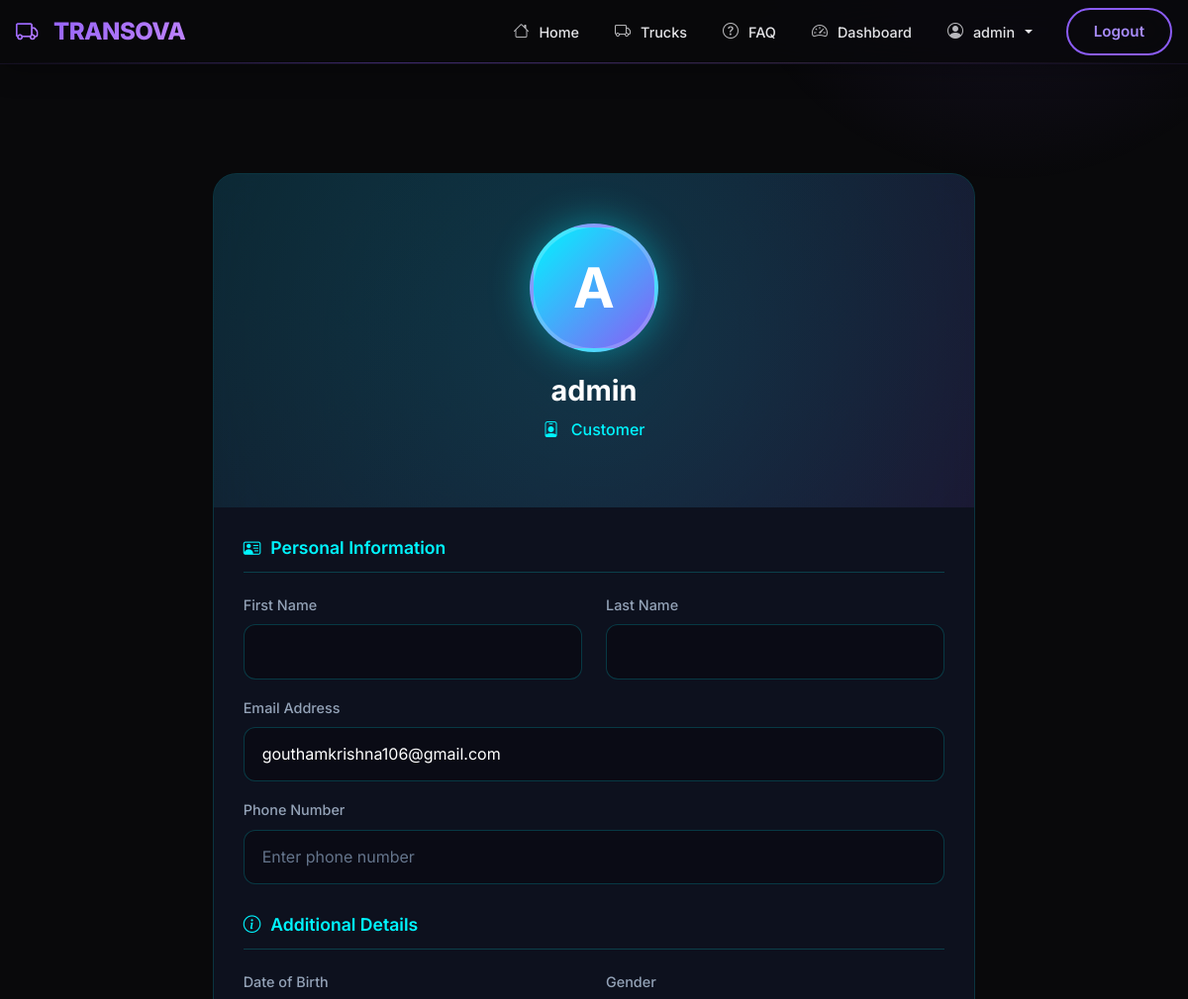
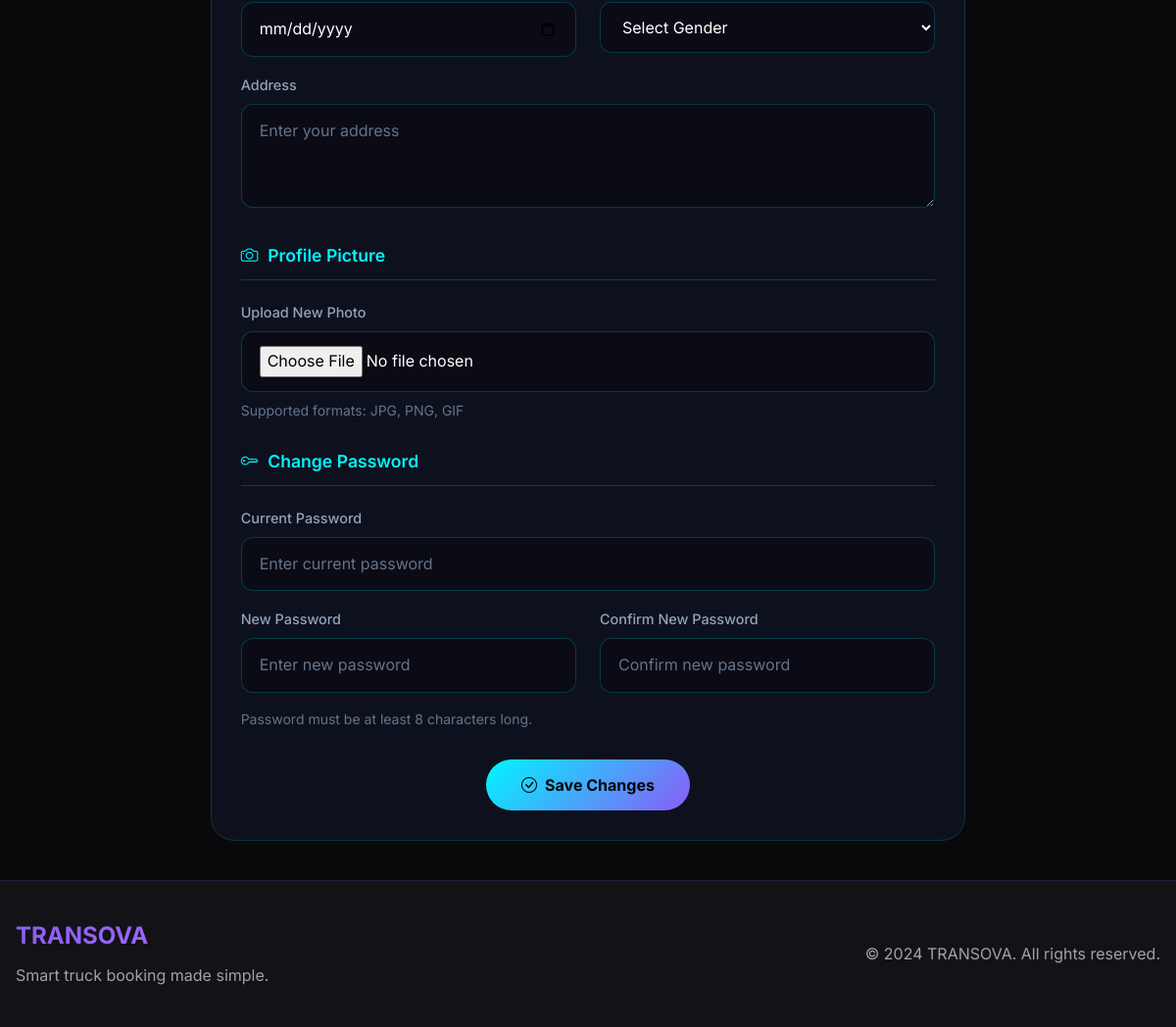
The app's page /accounts/customer-profile/ (signed in) with its own data (2 pictures, top to bottom).
### accounts/models.py (models this page shows, shortened)
class User(AbstractUser):
    ROLE_ADMIN = "ADMIN"
    ROLE_COMPANY = "COMPANY"
    ROLE_CUSTOMER = "CUSTOMER"
    ROLE_DRIVER = "DRIVER"
    ROLE_CHOICES = (
        (ROLE_ADMIN, "Admin"),
        (ROLE_COMPANY, "Company"),
        (ROLE_CUSTOMER, "Customer"),
        (ROLE_DRIVER, "Driver"),
    )
    role = models.CharField(
        max_length=20,
        choices=ROLE_CHOICES,
        default=ROLE_CUSTOMER
    )
    phone = models.CharField(max_length=20, blank=True)
    address = models.TextField(blank=True)
    profile_picture = models.ImageField(upload_to='profile_pics/', blank=True, null=True)
    date_of_birth = models.DateField(null=True, blank=True)
    gender = models.CharField(max_length=10, choices=[
        ('male', 'Male'),
        ('female', 'Female'),
        ('other', 'Other'),
    ], blank=True)
    groups = models.ManyToManyField(
        'auth.Group',
        verbose_name='groups',
        blank=True,
        help_text='The groups this user belongs to.',
        related_name='custom_user_set',
        related_query_name='user',
    )
    user_permissions = models.ManyToManyField(
        'auth.Permission',
        verbose_name='user permissions',
        blank=True,
        help_text='Specific permissions for this user.',
        related_name='custom_user_set',
        related_query_name='user',
    )

### accounts/views.py (the view, shortened to what this page needs)
# urls.py: path('customer-profile/', views.customer_profile, name='customer_profile'),
def customer_profile(request):
    if not request.user.is_authenticated:
        return redirect('login')
    return render(request, 'accounts/customer_profile.html', {'user': request.user})

### bookings/context_processors.py (called while the page is built)
def pending_companies_count(request):
    try:
        if request.user.is_authenticated and (request.user.is_staff or request.user.is_superuser or request.user.role == 'ADMIN'):
            return {'pending_companies': Company.objects.filter(is_approved=False).count()}
    except:
        pass
    return {'pending_companies': 0}

### accounts/templates/accounts/customer_profile.html (shortened to what this page needs)
{% extends "bookings/customer_base.html" %}
{% load static %}
{% block content %}
<div class="profile-section">
    <div class="container">
        <div class="row">
            <div class="col-lg-8 mx-auto">
                <div class="profile-card">
                    <div class="profile-header">
                        <div class="profile-avatar">
                            {% if user.profile_picture %}
                                <img src="{{ user.profile_picture.url }}" alt="{{ user.username }}">
                            {% else %}
                                {{ user.username|upper|slice:":1" }}
                            {% endif %}
                        </div>
                        <h1 class="profile-name">{{ user.get_full_name|default:user.username }}</h1>
                        <p class="profile-role">
                            <i class="bi bi-person-badge me-2"></i>
                            {% if user.role %}{{ user.get_role_display }}{% else %}Customer{% endif %}
                        </p>
                    </div>
                    <div class="profile-body">
                        <form method="POST" enctype="multipart/form-data">
                            <div class="info-section">
                                <h4 class="info-title">
                                    <i class="bi bi-person-vcard"></i>Personal Information
                                </h4>
                                <div class="row">
                                    <div class="col-md-6 mb-3">
                                        <label class="form-label">First Name</label>
                                        <input type="text" class="form-control-futuristic" name="first_name" value="{{ user.first_name|default:'' }}">
                                    </div>
                                    <div class="col-md-6 mb-3">
                                        <label class="form-label">Last Name</label>
                                        <input type="text" class="form-control-futuristic" name="last_name" value="{{ user.last_name|default:'' }}">
                                    </div>
                                </div>
                                <div class="mb-3">
                                    <label class="form-label">Email Address</label>
                                    <input type="email" class="form-control-futuristic" name="email" value="{{ user.email|default:'' }}">
                                </div>
                                <div class="mb-3">
                                    <label class="form-label">Phone Number</label>
                                    <input type="text" class="form-control-futuristic" name="phone" value="{{ user.phone|default:'' }}" placeholder="Enter phone number">
                                </div>
                            </div>
                            <div class="info-section">
                                <h4 class="info-title">
                                    <i class="bi bi-info-circle"></i>Additional Details
                                </h4>
                                <div class="row">
                                    <div class="col-md-6 mb-3">
                                        <label class="form-label">Date of Birth</label>
                                        <input type="date" class="form-control-futuristic" name="date_of_birth" value="{{ user.date_of_birth|default:'' }}">
                                    </div>
                                    <div class="col-md-6 mb-3">
                                        <label class="form-label">Gender</label>
                                        <select class="form-select-futuristic" name="gender">
                                            <option value="">Select Gender</option>
                                        </select>
                                    </div>
                                </div>
                                <div class="mb-3">
                                    <label class="form-label">Address</label>
                                    <textarea class="form-control-futuristic" name="address" rows="3" placeholder="Enter your address">{{ user.address|default:'' }}</textarea>
                                </div>
                            </div>
                            <div class="info-section">
                                <h4 class="info-title">
                                    <i class="bi bi-camera"></i>Profile Picture
                                </h4>
                                <div class="mb-3">
                                    <label class="form-label">Upload New Photo</label>
                                    <input type="file" class="form-control-futuristic" name="profile_picture" accept="image/*">
                                    <small style="color: #64748b; display: block; margin-top: 8px;">Supported formats: JPG, PNG, GIF</small>
                                </div>
                            </div>
                            <div class="info-section">
                                <h4 class="info-title">
                                    <i class="bi bi-key"></i>Change Password
                                </h4>
                                <div class="mb-3">
                                    <label class="form-label">Current Password</label>
                                    <input type="password" class="form-control-futuristic" name="current_password" placeholder="Enter current password" autocomplete="new-password">
                                </div>
                                <div class="row">
                                    <div class="col-md-6 mb-3">
                                        <label class="form-label">New Password</label>
                                        <input type="password" class="form-control-futuristic" name="new_password" placeholder="Enter new password" autocomplete="new-password">
                                    </div>
                                    <div class="col-md-6 mb-3">
                                        <label class="form-label">Confirm New Password</label>
                                        <input type="password" class="form-control-futuristic" name="confirm_password" placeholder="Confirm new password" autocomplete="new-password">
                                    </div>
                                </div>
                                <small style="color: #64748b; display: block;">Password must be at least 8 characters long.</small>
                            </div>
                            <div class="text-center">
                                <button type="submit" class="btn btn-save">
                                    <i class="bi bi-check-circle me-2"></i>Save Changes
                                </button>
                            </div>
                        </form>
                    </div>
                </div>
            </div>
        </div>
    </div>
</div>
{% endblock %}

### bookings/templates/bookings/base.html (shortened to what this page needs)
{% load static %}
<!DOCTYPE html>
<html lang="en">
<head>
    <link href="https://cdn.jsdelivr.net/npm/bootstrap@5.3.3/dist/css/bootstrap.min.css" rel="stylesheet">
    <link href="https://cdn.jsdelivr.net/npm/bootstrap-icons@1.11.3/font/bootstrap-icons.css" rel="stylesheet">
    <link rel="stylesheet" href="{% static 'css/theme.css' %}">
</head>
<body>
<nav class="navbar navbar-expand-lg kontrek-navbar fixed-top">
    <div class="container">
        <a class="navbar-brand" href="/">
            <i class="bi bi-truck me-2"></i>TRANSOVA
        </a>
        <div class="collapse navbar-collapse" id="nav">
            <ul class="navbar-nav ms-auto align-items-lg-center">
                <li class="nav-item">
                    <a class="nav-link {% if request.path == '/' %}active{% endif %}" href="/">
                        <i class="bi bi-house me-1"></i> Home
                    </a>
                </li>
                <li class="nav-item">
                    <a class="nav-link {% if '/trucks/' in request.path %}active{% endif %}" href="/trucks/">
                        <i class="bi bi-truck me-1"></i> Trucks
                    </a>
                </li>
                <li class="nav-item">
                    <a class="nav-link {% if '/faq/' in request.path %}active{% endif %}" href="/faq/">
                        <i class="bi bi-question-circle me-1"></i> FAQ
                    </a>
                </li>
                {% if user.is_authenticated %}
                    {% if user.is_staff or user.is_superuser or user.role == 'ADMIN' %}
                    <li class="nav-item">
                        <a class="nav-link" href="/bookings/admin-dashboard/">
                            <i class="bi bi-speedometer2 me-1"></i> Dashboard
                        </a>
                    </li>
                    <li class="nav-item dropdown">
                        <a class="nav-link dropdown-toggle" href="#" role="button" data-bs-toggle="dropdown">
                            <i class="bi bi-person-circle me-1"></i> {{ user.username }}
                        </a>
                    </li>
                    {% elif user.role == 'COMPANY' %}
                    <li class="nav-item"><a class="nav-link" href="/fleet/dashboard/"><i class="bi bi-speedometer2 me-1"></i> Dashboard</a></li>
                    {% else %}
                    <li class="nav-item"><a class="nav-link" href="/dashboard/"><i class="bi bi-speedometer2 me-1"></i> Dashboard</a></li>
                    {% endif %}
                    <li class="nav-item">
                        <a class="kontrek-btn-outline ms-lg-3" href="/logout/">Logout</a>
                    </li>
                {% endif %}
            </ul>
        </div>
    </div>
</nav>
<main class="kontrek-container">
    {% block content %}{% endblock %}
</main>
<footer class="footer-custom">
    <div class="container">
        <div class="row align-items-center">
            <div class="col-md-6">
                <h5 class="footer-brand">TRANSOVA</h5>
                <p class="text-muted mb-0">Smart truck booking made simple.</p>
            </div>
            <div class="col-md-6 text-md-end">
                <p class="text-muted mb-0">&copy; 2024 TRANSOVA. All rights reserved.</p>
            </div>
        </div>
    </div>
</footer>
</body>
</html>

### accounts/templates/accounts/customer_profile.html (style rules this page uses)
.profile-section { padding: 40px 0; min-height: 100vh; }
.profile-card { background: rgba(15, 20, 35, 0.8); border: 1px solid rgba(0, 245, 255, 0.15); border-radius: 24px; overflow: hidden; }
.profile-header { background: linear-gradient(135deg, rgba(0, 245, 255, 0.1), rgba(139, 92, 246, 0.1)); padding: 50px 30px; text-align: center; position: relative; overflow: hidden; }
.profile-header::before { content: ''; position: absolute; top: -50%; left: -50%; width: 200%; height: 200%; background: radial-gradient(circle, rgba(0, 245, 255, 0.1) 0%, transparent 50%); animation: rotate 10s linear infinite; }
.profile-avatar { width: 130px; height: 130px; border-radius: 50%; background: linear-gradient(135deg, #00f5ff, #8b5cf6); display: flex; align-items: center; justify-content: center; margin: 0 auto 20px; font-size: 3.5rem; color: white; font-weight: 700; border: 4px solid rgba(255,255,255,0.2); box-shadow: 0 0 40px rgba(0, 245, 255, 0.4); position: relative; z-index: 1; }
.profile-name { font-size: 1.8rem; font-weight: 700; color: #fff; margin-bottom: 8px; position: relative; z-index: 1; }
.profile-role { color: #00f5ff; font-size: 1rem; font-weight: 500; position: relative; z-index: 1; }
.profile-body { padding: 30px; }
.info-section { margin-bottom: 30px; }
.info-title { color: #00f5ff; font-size: 1.1rem; font-weight: 600; margin-bottom: 20px; padding-bottom: 12px; border-bottom: 1px solid rgba(0, 245, 255, 0.2); display: flex; align-items: center; gap: 10px; }
.form-label { color: #94a3b8; font-weight: 500; margin-bottom: 8px; font-size: 0.9rem; }
.form-control-futuristic { width: 100%; padding: 14px 18px; background: rgba(10, 10, 20, 0.8); border: 1px solid rgba(0, 245, 255, 0.2); border-radius: 12px; color: #fff; font-size: 1rem; transition: all 0.3s ease; }
.form-control-futuristic::placeholder { color: #64748b; }
.form-select-futuristic { width: 100%; padding: 14px 18px; background: rgba(10, 10, 20, 0.8); border: 1px solid rgba(0, 245, 255, 0.2); border-radius: 12px; color: #fff; font-size: 1rem; transition: all 0.3s ease; }
.form-select-futuristic option { background: #0a0a14; color: #fff; }
.btn-save { background: linear-gradient(135deg, #00f5ff, #8b5cf6); border: none; color: #050508; padding: 14px 36px; border-radius: 50px; font-weight: 700; font-size: 1rem; transition: all 0.3s ease; position: relative; overflow: hidden; }
.btn-save::before { content: ''; position: absolute; top: 0; left: -100%; width: 100%; height: 100%; background: linear-gradient(90deg, transparent, rgba(255,255,255,0.3), transparent); transition: all 0.5s; }

### records on screen
User: username "admin", username "A", get_full_name "admin", role "Customer", email "gouthamkrishna106@gmail.com"
